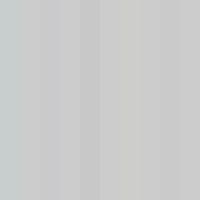
Frame 1 (no input)
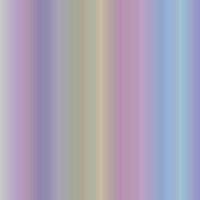
Frame 60 (the mouse pressed at the canvas centre just before this capture)
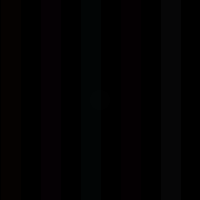
Frame 120 (the mouse held since frame 60 and released just before this capture)

The Processing sketch that drew these frames (run headless with seeded random() and noise(); from frame 60 on, the mouse is pressed at the canvas centre):

// Processing sketch: processing_83929
// ── processing_83929.pde

//posiciones franjas
int posicion7=0;
int posicion6=40;
int posicion5=80;
int posicion4=120;
int posicion3=160;
int posicion2=200;
int posicion1=240;
int posicion=280;
void setup (){
noStroke();
size (200,200);

}
void draw(){
  //oscurecer franjas
if (mousePressed) {
   fill(0);
   rect(0, 0, 200, 200);
 }
 //crear franjas
fill (random(234),random(724),random(234),5);
rect(posicion,0,20,200);
posicion=(posicion+199)%200;
fill (random(456),random(111),random(345),5);
rect(posicion3,0,20,200);
posicion3=(posicion3+199)%200;
fill (random(734),random(456),random(123),5);
rect(posicion4,0,20,200);
posicion4=(posicion4+199)%200;
fill (random(250),random(100),random(780),5);
rect(posicion5,0,20,200);
posicion5=(posicion5+199)%200;
fill (random(300),random(100),random(340),5);
rect(posicion6,0,20,200);
posicion6=(posicion6+199)%200;
fill (random(123),random(456),random(789),5);
rect(posicion7,0,20,200);
posicion7=(posicion7+199)%200;
if (mousePressed) {
   fill(255, 255, 255, 1);
   ellipse((mouseX), (mouseY), 20, 20);
}
{
 
}
}
